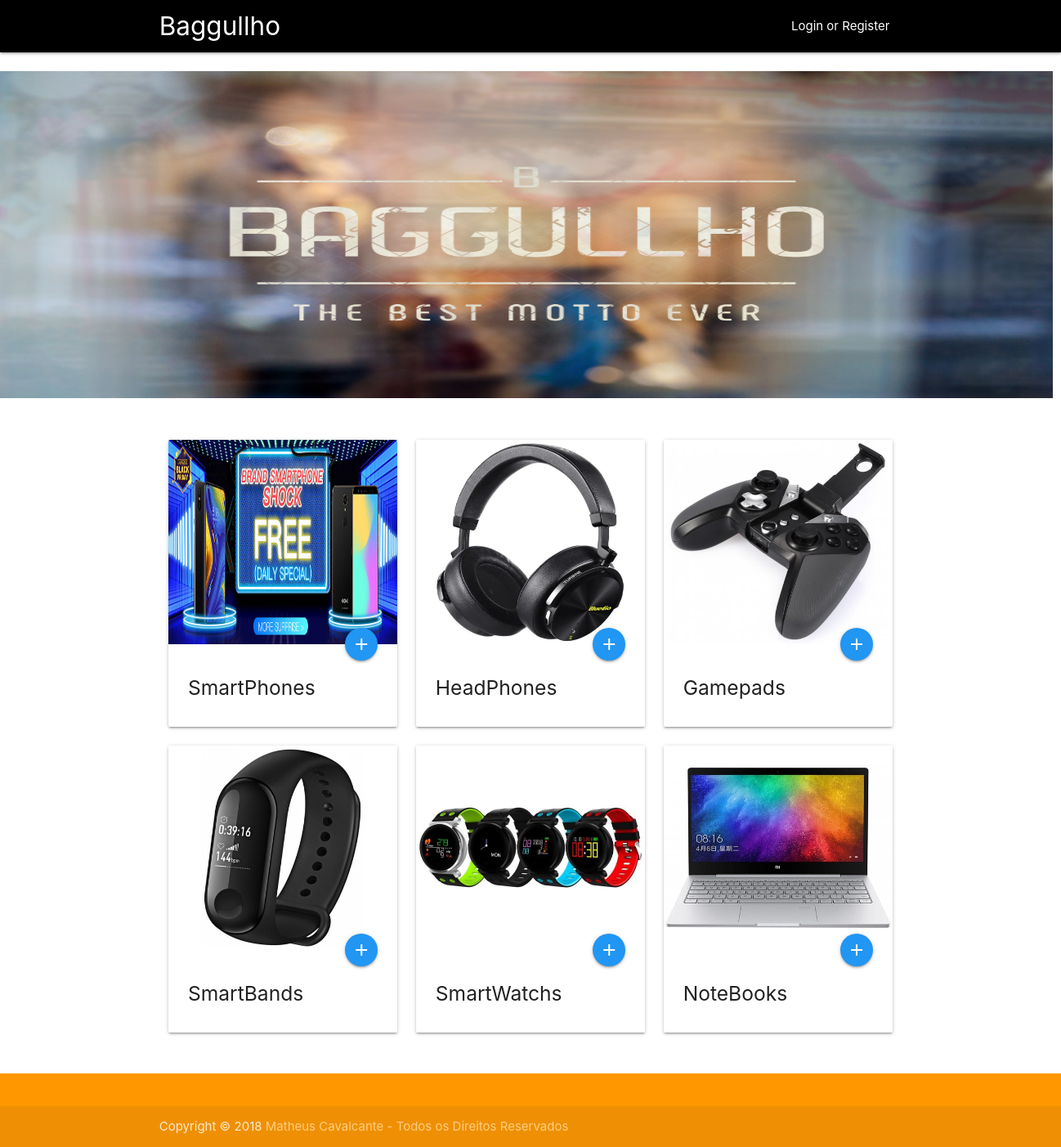
The page / on the database its author committed.
### app/models/tables.py (models this page shows, shortened)
class Image(db.Model):
    __tablename__ = "images"
    id = db.Column(db.Integer, primary_key=True)
    name = db.Column(db.String)
    img = db.Column(db.String)

### app/controllers/default.py (the view)
@app.route("/index")
@app.route("/")
def index():
    r = Image.query.filter_by().all()
    return render_template('index.html', images=r)

### app/templates/index.html (shortened to what this page needs)
{% extends 'base.html' %}
{% block content %}
<br>
<img class="rounded" width="1288" height="400" src="{{ url_for('static', filename='img/logo.png') }}" alt="Generic placeholder image">
<br><br>
<div class="container">
    <div class="section">
        <div class="row">
            {% for image in images %}
            <div class="col s4 m4">
                <div class="card">
                    <div class="card-image">
                        <img class="rounded" width="200" height="250" src="{{ url_for('static', filename='' ~ image.img) }}"
                            alt="Generic placeholder image">
                        <a class="btn-floating halfway-fab waves-effect waves-light blue" href="{{ url_for('view_types', name = image.name )}}"><i
                                class="material-icons">add</i></a>
                    </div>
                    <div class="card-content">
                        <h5>{{image.name}}</h5>
                    </div>
                </div>
            </div>
            {% endfor %}
        </div>
    </div>
</div>
{% endblock %}

### app/templates/base.html (shortened to what this page needs)
<!DOCTYPE html>
<html lang="pt-br">
<head>
  <link href="{{ url_for('static', filename='css/materialize.min.css') }}" rel="stylesheet" media="screen,projection">
</head>
<body>
  <nav class="black lighten-1" role="navigation">
    <div class="nav-wrapper container"><a id="logo-container" href="{{ url_for('index')}}" class="brand-logo">{% block navbar %}Baggullho{% endblock %}</a>
      <ul class="right hide-on-med-and-down">
        {% if current_user.is_authenticated %}
        <li><a href="{{ url_for('logout')}}">Logout</a></li>
        {% else %}
        <li><a href="{{ url_for('login')}}">Login or Register</a></li>
        {% endif %}
      </ul>
    </div>
  </nav>
  {% block content %}
  {% endblock %}
  <footer class="page-footer orange">
    <div class="footer-copyright">
      <div class="container">
      Copyright © 2018 <a class="orange-text text-lighten-3" href="http://materializecss.com">Matheus Cavalcante - Todos os Direitos Reservados</a>
      </div>
    </div>
  </footer>
</body>
</html>

### rows shown on the page
Image: img (picture), name "SmartPhones"
Image: img (picture), name "HeadPhones"
Image: img (picture), name "Gamepads"
Image: img (picture), name "SmartBands"
Image: img (picture), name "SmartWatchs"
Image: img (picture), name "NoteBooks"
